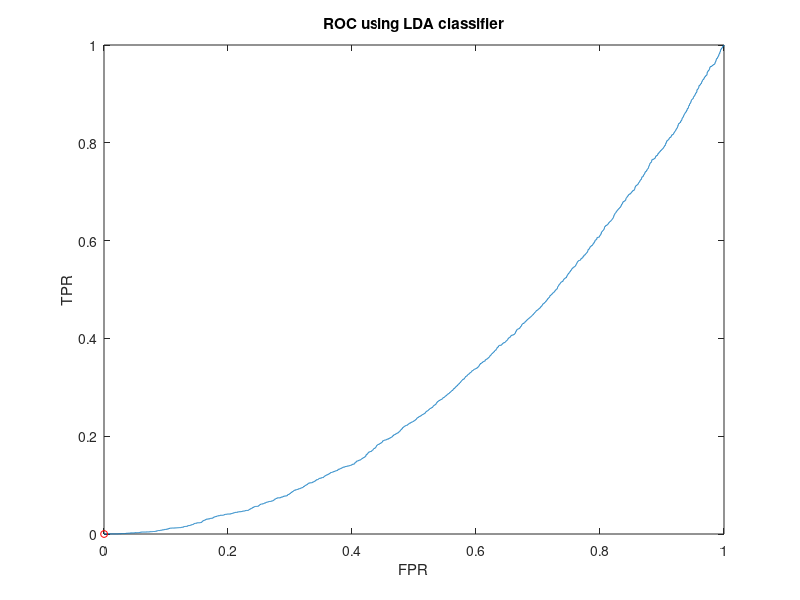

Write the MATLAB code that produced this figure.
load test.mat x labels;

class1 = x(:, labels == 0);
class2 = x(:, labels == 1);

mu1 = mean(class1, 2);
mu2 = mean(class2, 2);

s1 = cov(class1');
s2 = cov(class2');
sw = s1 + s2;
sb = (mu1 - mu2) * (mu1 - mu2)';

invSw = inv(sw);
invSw_by_sb = invSw * sb;

[V,D] = eig(invSw_by_sb);
[~, idx] = max(diag(D));
W = V(:,idx);

thresholds = linspace(min(W' * x), max(W' * x), 10000);

roc_pts = zeros(length(thresholds), 2);

min_P_Error = Inf;
optimal_threshold = 0;

for i = 1:length(thresholds)
    t = thresholds(i);
    decision = (W' * x >= t);

    TP = sum(decision == 1 & labels == 1);
    TN = sum(decision == 0 & labels == 0);
    FP = sum(decision == 1 & labels == 0);
    FN = sum(decision == 0 & labels == 1);

    TPR = TP / (TP + FN);
    FPR = FP / (FP + TN);

    roc_pts(i, 1) = FPR;
    roc_pts(i, 2) = TPR;
    
    P_Error = (FP + FN) / length(labels);

    if P_Error < min_P_Error
        min_P_Error = P_Error;
        optimal_threshold = t;
    end
end

total_pos = sum(labels == 1);
total_neg = sum(labels == 0);
TPR_min_err = sum(W' * x >= optimal_threshold & labels == 1) / total_pos;
FPR_min_err = sum(W' * x >= optimal_threshold & labels == 0) / total_neg;


plot(roc_pts(:, 1), roc_pts(:, 2)), hold on,
plot(FPR_min_err, TPR_min_err, 'ro', 'MarkerSize', 5);
xlabel('FPR');
ylabel('TPR');
title('ROC using LDA classifier');
disp(min_P_Error);

